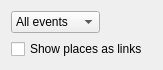
<?xml version="1.0" encoding="UTF-8"?>
<ui version="4.0">
 <class>upcomingEventsSettings</class>
 <widget class="QWidget" name="upcomingEventsSettings">
  <property name="geometry">
   <rect>
    <x>0</x>
    <y>0</y>
    <width>163</width>
    <height>68</height>
   </rect>
  </property>
  <layout class="QFormLayout" name="formLayout">
   <property name="labelAlignment">
    <set>Qt::AlignLeading|Qt::AlignLeft|Qt::AlignVCenter</set>
   </property>
   <item row="0" column="0">
    <widget class="QComboBox" name="comboBox">
     <item>
      <property name="text">
       <string>All events</string>
      </property>
     </item>
     <item>
      <property name="text">
       <string>This week</string>
      </property>
     </item>
     <item>
      <property name="text">
       <string>This month</string>
      </property>
     </item>
     <item>
      <property name="text">
       <string>This year</string>
      </property>
     </item>
    </widget>
   </item>
   <item row="1" column="0">
    <widget class="QCheckBox" name="checkBox">
     <property name="text">
      <string>Show places as links</string>
     </property>
    </widget>
   </item>
  </layout>
 </widget>
 <resources/>
 <connections/>
</ui>
